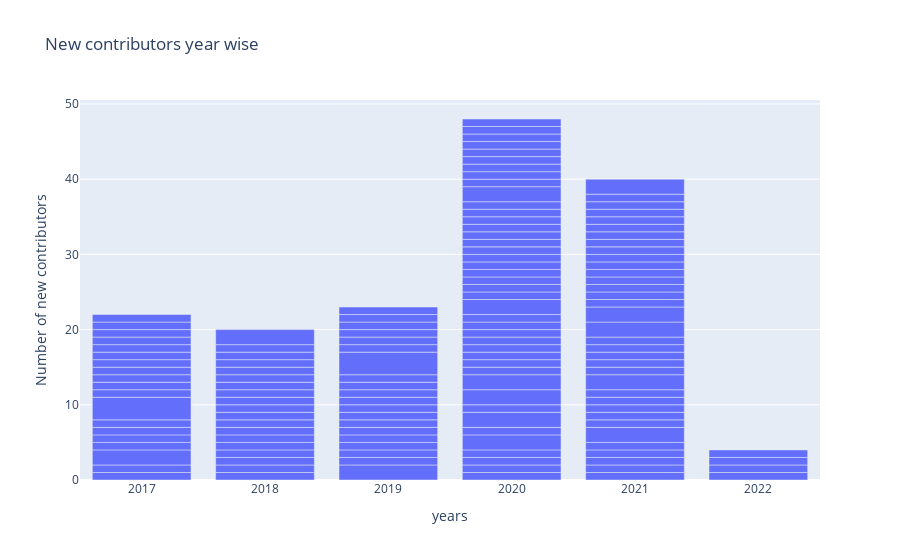
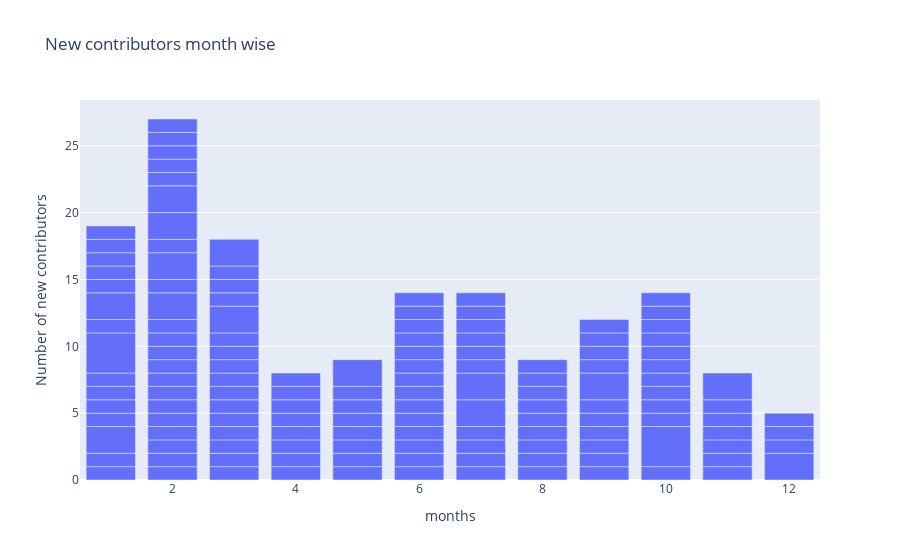

Notebook source saved alongside these figures, in order:
### Code cell
plt.style.use('seaborn')
import plotly.express as px
r = requests.get('http://augur.chaoss.io/api/unstable/repos/25440/contributors-new')
data =r.json()

df= pd.DataFrame(data)
df1= pd.DataFrame(data)

df['date'] = pd.DatetimeIndex(df['date']).year
df1['date'] = pd.DatetimeIndex(df1['date']).month

fig = px.bar(df, x='date', y = 'new_contributors',title="New contributors year wise")
fig.update_xaxes(title_text="years")
fig.update_yaxes(title_text="Number of new contributors")

fig1 = px.bar(df1, x='date', y = 'new_contributors',title='New contributors month wise')
fig1.update_xaxes(title_text="months")
fig1.update_yaxes(title_text="Number of new contributors")

fig.show()

fig1.show()

### Figure 1 — Plotly figure (JSON) as saved in the notebook; plotly's stock layout.template omitted (floating-point values rounded to 4 significant figures; data arrays with more than 128 entries replaced by an {"elided": "..."} marker saying what was removed)
{"data": [{"alignmentgroup": "True", "hovertemplate": "date=%{x}<br>new_contributors=%{y}<extra></extra>", "legendgroup": "", "marker": {"color": "#636efa", "pattern": {"shape": ""}}, "name": "", "offsetgroup": "", "orientation": "v", "showlegend": false, "textposition": "auto", "type": "bar", "x": {"elided": "139 int values"}, "xaxis": "x", "y": {"elided": "139 int values"}, "yaxis": "y"}], "layout": {"barmode": "relative", "legend": {"tracegroupgap": 0}, "title": {"text": "New contributors year wise"}, "xaxis": {"anchor": "y", "domain": [0, 1], "title": {"text": "years"}}, "yaxis": {"anchor": "x", "domain": [0, 1], "title": {"text": "Number of new contributors"}}}}

### Figure 2 — Plotly figure (JSON) as saved in the notebook; plotly's stock layout.template omitted (floating-point values rounded to 4 significant figures; data arrays with more than 128 entries replaced by an {"elided": "..."} marker saying what was removed)
{"data": [{"alignmentgroup": "True", "hovertemplate": "date=%{x}<br>new_contributors=%{y}<extra></extra>", "legendgroup": "", "marker": {"color": "#636efa", "pattern": {"shape": ""}}, "name": "", "offsetgroup": "", "orientation": "v", "showlegend": false, "textposition": "auto", "type": "bar", "x": {"elided": "139 int values"}, "xaxis": "x", "y": {"elided": "139 int values"}, "yaxis": "y"}], "layout": {"barmode": "relative", "legend": {"tracegroupgap": 0}, "title": {"text": "New contributors month wise"}, "xaxis": {"anchor": "y", "domain": [0, 1], "title": {"text": "months"}}, "yaxis": {"anchor": "x", "domain": [0, 1], "title": {"text": "Number of new contributors"}}}}
